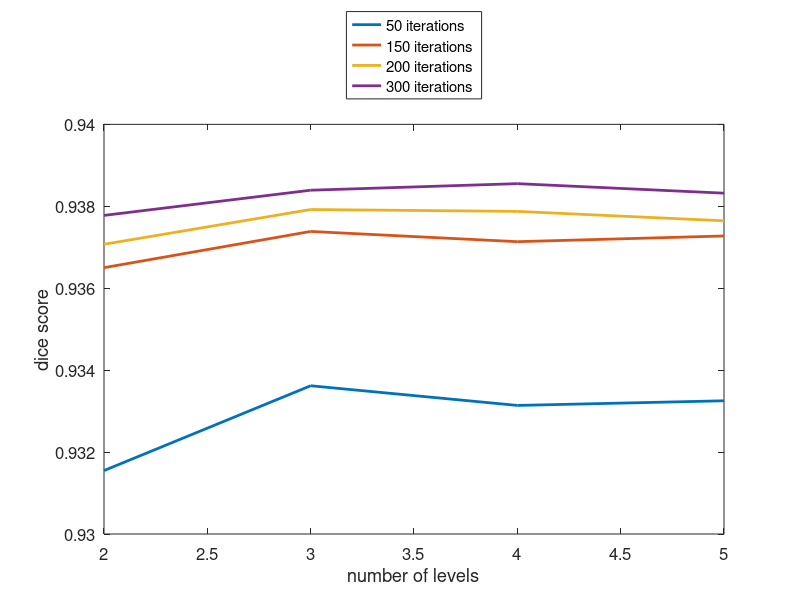

Here is the MATLAB script that generated this plot: (Note: this script raises an error after producing the figure.)
function p1_plots()

dice = zeros(4,4,10);
dice(1,:,:) = csvread('dice_l0.txt');
dice(2,:,:) = csvread('dice_l1.txt');
dice(3,:,:) = csvread('dice_l2.txt');
dice(4,:,:) = csvread('dice_l3.txt');

dice_mean = mean(dice,3);
dice_std = std(dice,0,3);

h = figure
for iter=1:4
  %plot(dice_mean(iter,:), 'linewidth',2);
  plot(2:5,dice_mean(:,iter), 'linewidth',2);
  %barwitherr(dice_std(:,iter), 2:5,dice_mean(:,iter))
  hold on 
end

xlabel('number of levels')
ylabel('dice score')
legend('50 iterations','150 iterations','200 iterations','300 iterations','location', 'northoutside')
set(gca,'FontSize',12);
ax = gca
ax.XTick = 2:5

hgexport(h, 'report/figures/dice_params.eps');


end